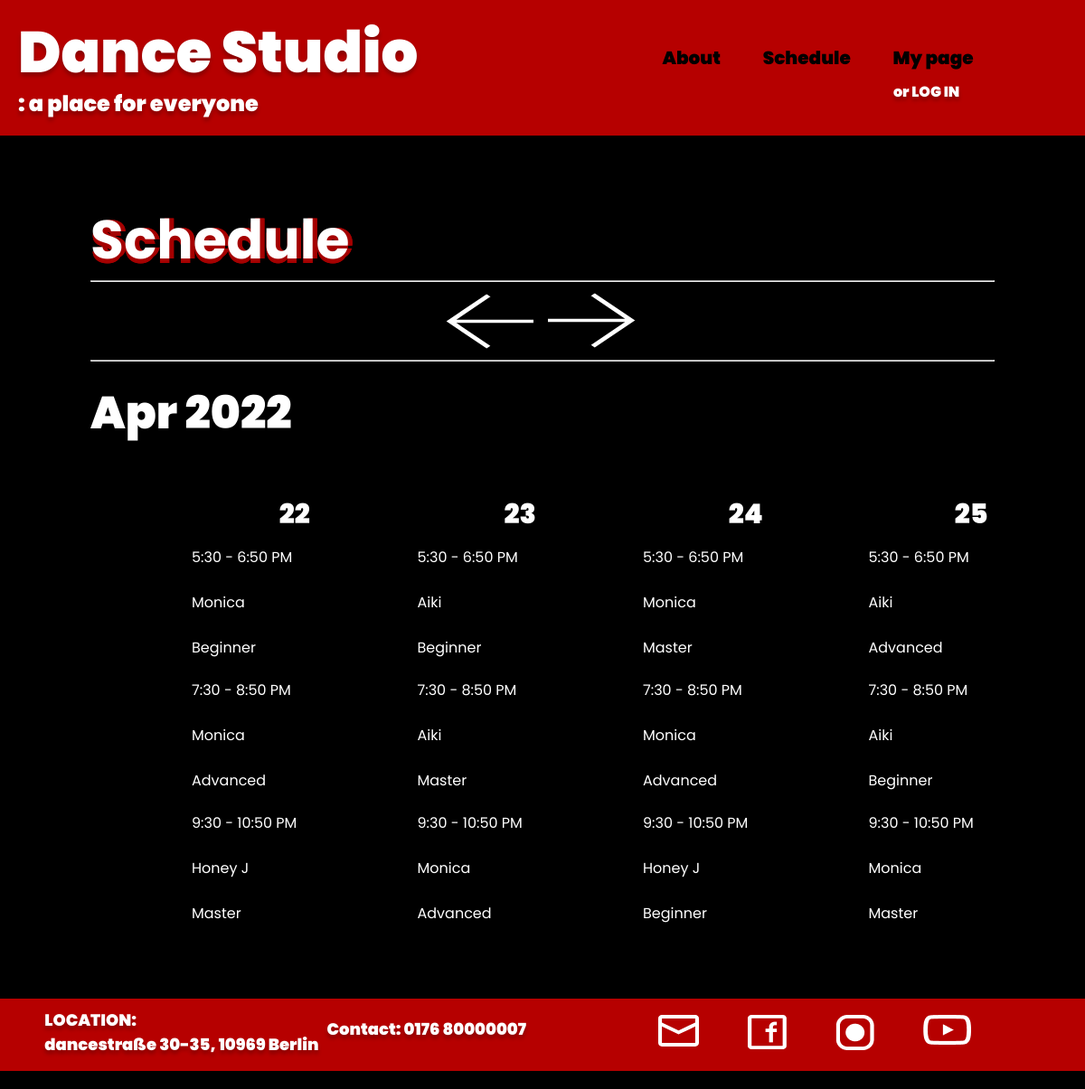
The app's page /schedule with its own data.
### app/booking/models.py (models this page shows)
class Dance(db.Model):
    id=db.Column(db.Integer, primary_key=True)
    first=db.Column(db.String(20))
    second=db.Column(db.String(20))
    third=db.Column(db.String(20))
    level_id = db.Column(db.Integer, db.ForeignKey('level.id'))

class Level(db.Model):
    id=db.Column(db.Integer, primary_key=True)
    first=db.Column(db.String(10))
    second=db.Column(db.String(10))
    third=db.Column(db.String(10))
    dance = db.relationship('Dance', backref='level', uselist=False, lazy=True)

### app/booking/routes.py (the view)
@blueprint.route('/schedule')
def schedule():
    x = datetime.datetime.now()
    year= x.year
    month= x.strftime("%b")
    day= x.day
    all_dances=Dance.query.all()
    return render_template('booking/schedule.htm', dances=all_dances, year=year, month=month, day=day)

### app/templates/booking/schedule.htm
{% extends 'base.html' %}
{% block css %}
<link rel="stylesheet" href="../static/styles/schedule_style.css">
{% endblock %}
{% block body %}
    <div class="content">
        <h1>
            Schedule
        </h1>
        <hr class="first">
        <div class="menubar">
            <div class="arrow">
                <img src="../static/images/leftarrow.svg" alt="" class="left">
                <img src="../static/images/rightarrow.svg" alt="" class="right">
            </div>
        </div>
        <hr class="second">
        <h2>
            {{month}} {{year}} <br>
        </h2>
        <div class="table">
            <table>
                <tr class="date">
                    <th> {{day}} </th>
                    <th> {{day+1}} </th>
                    <th> {{day+2}} </th>
                    <th> {{day+3}} </th>
                </tr>
                <tr>
                    <td>
                        <a href="/classinfo/01" style="display:block; text-decoration: none; color: #ffffff;">
                            5:30 - 6:50 PM <br><br>
                            {{dances.0.first}}<br><br>
                            {{dances.0.level.first}}
                        </a>
                    </td>
                    <td>
                        <a href="/classinfo/11" style="display:block; text-decoration: none; color: #ffffff;">
                            5:30 - 6:50 PM <br><br>
                            {{dances.1.first}}<br><br>
                            {{dances.1.level.first}}
                        </a>
                    </td>
                    <td>
                        <a href="/classinfo/21" style="display:block; text-decoration: none; color: #ffffff;">
                            5:30 - 6:50 PM <br><br>
                            {{dances.2.first}}<br><br>
                            {{dances.2.level.first}}
                        </a>
                    </td>
                    <td>
                        <a href="/classinfo/31" style="display:block; text-decoration: none; color: #ffffff;">
                            5:30 - 6:50 PM <br><br>
                            {{dances.3.first}}<br><br>
                            {{dances.3.level.first}}
                        </a>
                    </td>
                </tr>
                <tr>
                    <td>
                        <a href="/classinfo/02" style="display:block; text-decoration: none; color: #ffffff;">
                            7:30 - 8:50 PM <br><br>
                            {{dances.0.second}}<br><br>
                            {{dances.0.level.second}}
                        </a>
                    </td>
                    <td>
                        <a href="/classinfo/12" style="display:block; text-decoration: none; color: #ffffff;">
                            7:30 - 8:50 PM <br><br>
                            {{dances.1.second}}<br><br>
                            {{dances.1.level.second}}
                        </a>
                    </td>
                    <td>
                        <a href="/classinfo/22" style="display:block; text-decoration: none; color: #ffffff;">
                            7:30 - 8:50 PM <br><br>
                            {{dances.2.second}}<br><br>
                            {{dances.2.level.second}}
                        </a>
                    </td>
                    <td>
                        <a href="/classinfo/32" style="display:block; text-decoration: none; color: #ffffff;">
                            7:30 - 8:50 PM <br><br>
                            {{dances.3.second}}<br><br>
                            {{dances.3.level.second}}
                        </a>
                    </td>
                </tr>
                <tr>
                    <td>
                        <a href="/classinfo/03" style="display:block; text-decoration: none; color: #ffffff;">
                            9:30 - 10:50 PM <br><br>
                            {{dances.0.third}}<br><br>
                            {{dances.0.level.third}}
                        </a>
                    </td>
                    <td>
                        <a href="/classinfo/13" style="display:block; text-decoration: none; color: #ffffff;">
                            9:30 - 10:50 PM <br><br>
                            {{dances.1.third}}<br><br>
                            {{dances.1.level.third}}
                        </a>
                    </td>
                    <td>
                        <a href="/classinfo/23" style="display:block; text-decoration: none; color: #ffffff;">
                            9:30 - 10:50 PM <br><br>
                            {{dances.2.third}}<br><br>
                            {{dances.2.level.third}}
                        </a>
                    </td>
                    <td>
                        <a href="/classinfo/33" style="display:block; text-decoration: none; color: #ffffff;">
                            9:30 - 10:50 PM <br><br>
                            {{dances.3.third}}<br><br>
                            {{dances.3.level.third}}
                        </a>
                    </td>
                </tr>
            </table>
        </div>
    </div>
{% endblock %}

### app/templates/base.html (shortened to what this page needs)
<!DOCTYPE html>
<html lang="en">
    <head>
        {% block head %}
            <link rel="stylesheet" href="../static/styles/base_style.css">
            {% block css %}{% endblock %}
        {% endblock %}
    </head>
<body>
    <div class="header">
        <div class="logos">
            <div class="logo">
                <a href="/">Dance Studio <br></a>
            </div>
            <div class="second_logo">
                <br>: a place for everyone
            </div>
        </div>
        <nav>
            <ul class="header items">
                <li>
                    <a href="/about">About</a>
                </li>
                <li>
                    <a href="/schedule">Schedule</a>
                </li>
                <li>
                    <a href="/mypage">My page</a>
                </li>
            </ul>
            <div class="login">
                <a href="/login">or LOG IN </a>
            </div>
        </nav>
    </div>
    {% block body %} {% endblock %}
    <footer>
        <div class="location">
            <p>
                LOCATION: <br>
                dancestraße 30-35, 10969 Berlin<br>
            </p>
        </div>
        <div class="contact">
            <p>Contact: 0176 80000007</p>
        </div>
        <ul class="socialIcons">
            <li>
                <a href="mailto:jung.lee@code.berlin">
                    <img src="../static/images/mailicon.svg" alt="mail">
                </a>
            </li>
            <li>
                <a href="https://www.facebook.com" target="_blank" rel="noopener noreferrer">
                    <img src="../static/images/fbicon.png" alt="facebook">
                </a>
            </li>
            <li>
                <a href="https://www.instagram.com" target="_blank" rel="noopener noreferrer">
                    <img src="../static/images/instaicon.png" alt="instagram">
                </a>
            </li>
            <li>
                <a href="https://www.youtube.com" target="_blank" rel="noopener noreferrer">
                    <img src="../static/images/youtubeicon.png" alt="youtube">
                </a>
            </li>
        </ul>
    </footer>
</body>
</html>

### app/static/styles/base_style.css (style rules this page uses)
* { margin: 0; padding: 0; }
body { font-family: 'Poppins', sans-serif; background-color: black; height: 100%; }
.header { background-color: #B60000; height: 150px; width: 100%; }
.logos { display: flex; justify-content: flex-start; flex-direction: column; }
.logo { font-weight: 900; font-style: normal; font-size: 64px; text-shadow: 0px 4px 4px rgba(0, 0, 0, 0.25); position: relative; left: 20px; top: 10px; transition: 400ms; }
.second_logo { font-style: normal; font-weight: 900; font-size: 24px; line-height: 33px; color: #FFFFFF; position: relative; top: -30px; left: 20px; text-shadow: 0px 4px 4px rgba(0, 0, 0, 0.25); }
.logos a { text-decoration: none; color: #ffffff; }
nav { display: flex; align-items: center; height: 72px; flex-direction: column; position: relative; right: 100px; top: -120px; float: right; }
nav ul { width: 300px; list-style: none; display: flex; flex-direction: row; justify-content: space-around; padding: 8px 70px; }
nav ul a { color: #000000; font-weight: 900; text-decoration: none; font-size: 20px; }
nav ul li::after { content: ''; width: 0%; height: 2px; background: #000000; display: block; margin: auto; transition: 0.5s; }
.login { position: relative; right: -120px; }
.login a { color: #ffffff; text-decoration: none; text-shadow: 0px 4px 4px rgba(0, 0, 0, 0.25); font-weight: 900; }
.login::after { content: ''; width: 0%; height: 2px; background: #ffffff; display: block; margin: auto; transition: 0.5s; }
footer { height: 80px; background-color: #B60000; display: flex; justify-content: space-around; margin-bottom: 0px; }
footer .location { position: relative; top: 10px; left: 30px; }
footer .contact { position: relative; top: 20px; }
footer p { color: #FFFFFF; font-size: 18px; font-weight: 900; font-weight: 900; text-shadow: 0px 4px 4px rgba(0, 0, 0, 0.25); }
.socialIcons { position: relative; top: 10px; }
footer ul { width: 400px; list-style: none; display: flex; flex-direction: row; justify-content: space-around; padding: 8px 80px; }
footer ul li { transition: 400ms; }

### app/static/styles/schedule_style.css (style rules this page uses)
.content { margin: 70px 100px; color: #FFFFFF; }
.content h1 { font-size: 60px; text-shadow: 5px 0 #A50000, 0 5px #A50000, 5px 0 #A50000, 0 5px #A50000; }
.menubar { display: flex; flex-direction: row; justify-content: center; }
.right { position: relative; top: 7px; }
.content h2 { font-size: 50px; font-weight: 900; margin-top: 20px; }
.content table { width: 1000px; height: auto; margin: 50px 0; position: relative; left: 100px; }
.content table th { font-size: 30px; margin: 10px 0; font-weight: 900; }
.content table td { border: 10px solid #000000; border-radius: 20px; background-color: transparent; transition: 700ms; }

### records on screen
Dance: first "Monica", second "Monica", third "Honey J"
Level: first "Beginner", second "Advanced", third "Master"
Dance: first "Aiki", second "Aiki", third "Monica"
Level: first "Beginner", second "Master", third "Advanced"
Dance: first "Monica", second "Monica", third "Honey J"
Level: first "Master", second "Advanced", third "Beginner"
Dance: first "Aiki", second "Aiki", third "Monica"
Level: first "Advanced", second "Beginner", third "Master"
